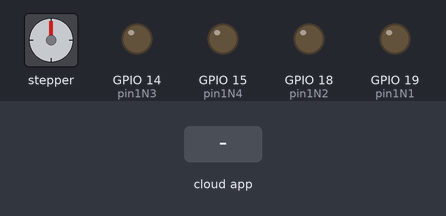
A program run on a simulated ESP32. On the bench: stepper motor, output pins drawn as LEDs (lit = HIGH). The test bench sets the inputs (shaded band). The ROS host is connected and sends only what is stated; stepper angles assume 360 steps per turn; what the program prints to the serial monitor is not drawn.

Above: at 3.2 s.
3.3 s: the phone or cloud app sets Keyboard_input to 1
Timing chart, 0 to 6.3 s (numbered marks = the images above; inputs shaded):
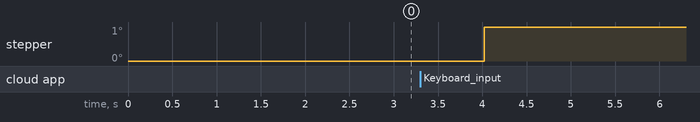

The program:

main.cpp
```cpp
#include <Arduino.h>
#include <micro_ros_platformio.h>

#include <rcl/rcl.h>
#include <rclc/rclc.h>
#include <rclc/executor.h>

#include <std_msgs/msg/int32.h>
#include <WiFi.h>
#include <esp_now.h>

#if !defined(MICRO_ROS_TRANSPORT_ARDUINO_SERIAL)
#error This example is only available for Arduino framework with serial transport.
#endif

#include "Stepper.h"

rcl_subscription_t subscriber;
std_msgs__msg__Int32 received_msg;

rclc_executor_t executor;
rclc_support_t support;
rcl_allocator_t allocator;
rcl_node_t node;

#define RCCHECK(fn) { rcl_ret_t temp_rc = fn; if((temp_rc != RCL_RET_OK)){error_loop();}}
#define RCSOFTCHECK(fn) { rcl_ret_t temp_rc = fn; if((temp_rc != RCL_RET_OK)){}}

// Error handle loop
void error_loop() {
  while(1) {
    delay(100);
  }
}

const int pin1N1 = 19;
const int pin1N2 = 18;
const int pin1N3 = 14;
const int pin1N4 = 15;
#define STEPS 360

Stepper stepper(STEPS, pin1N1, pin1N2, pin1N3, pin1N4);

// MAC address of the receiver
uint8_t broadcastAddress[] = {0xEC, 0xDA, 0x3B, 0x54, 0xAA, 0x6C};

// Structure example to send data
typedef struct struct_message {
    int data;
} struct_message;

struct_message myData;

// Callback function to handle incoming messages on the "keyboard_input" topic
void keyboard_input_callback(const void * msgin) {
  const std_msgs__msg__Int32 * msg = (const std_msgs__msg__Int32 *)msgin;

  int angle = msg->data;
  stepper.step(angle); // with angle =2048 it makes one rotation

  // Prepare data to send via ESP-NOW
  myData.data = 1;

  // Send message via ESP-NOW
  esp_err_t result = esp_now_send(broadcastAddress, (uint8_t *) &myData, sizeof(myData));

  if (result == ESP_OK) {
    Serial.println("Message sent successfully");
  } else {
    Serial.println("Error sending the message");
  }
}

void setup() {
  // Configure serial transport
  Serial.begin(115200);
  set_microros_serial_transports(Serial);
  delay(2000);

  stepper.setSpeed(60);

  // Set the signal pin as output
  pinMode(pin1N1, OUTPUT);
  pinMode(pin1N2, OUTPUT);
  pinMode(pin1N3, OUTPUT);
  pinMode(pin1N4, OUTPUT);

  allocator = rcl_get_default_allocator();

  // Create init_options
  RCCHECK(rclc_support_init(&support, 0, NULL, &allocator));

  // Create node
  RCCHECK(rclc_node_init_default(&node, "micro_ros_platformio_node", "", &support));

  // Create subscriber
  RCCHECK(rclc_subscription_init_default(
    &subscriber,
    &node,
    ROSIDL_GET_MSG_TYPE_SUPPORT(std_msgs, msg, Int32),
    "Keyboard_input"));

  // Create executor
  RCCHECK(rclc_executor_init(&executor, &support.context, 1, &allocator));
  RCCHECK(rclc_executor_add_subscription(&executor, &subscriber, &received_msg, &keyboard_input_callback, ON_NEW_DATA));

  // Initialize Wi-Fi in station mode
  WiFi.mode(WIFI_STA);

  // Init ESP-NOW
  if (esp_now_init() != ESP_OK) {
    Serial.println("Error initializing ESP-NOW");
    return;
  }

  // Register the peer
  esp_now_peer_info_t peerInfo;
  memcpy(peerInfo.peer_addr, broadcastAddress, 6);
  peerInfo.channel = 0;
  peerInfo.encrypt = false;

  // Add peer
  if (esp_now_add_peer(&peerInfo) != ESP_OK) {
    Serial.println("Failed to add peer");
    return;
  }
}

void loop() {
  delay(1000);
  RCSOFTCHECK(rclc_executor_spin_some(&executor, RCL_MS_TO_NS(100)));
}
```
